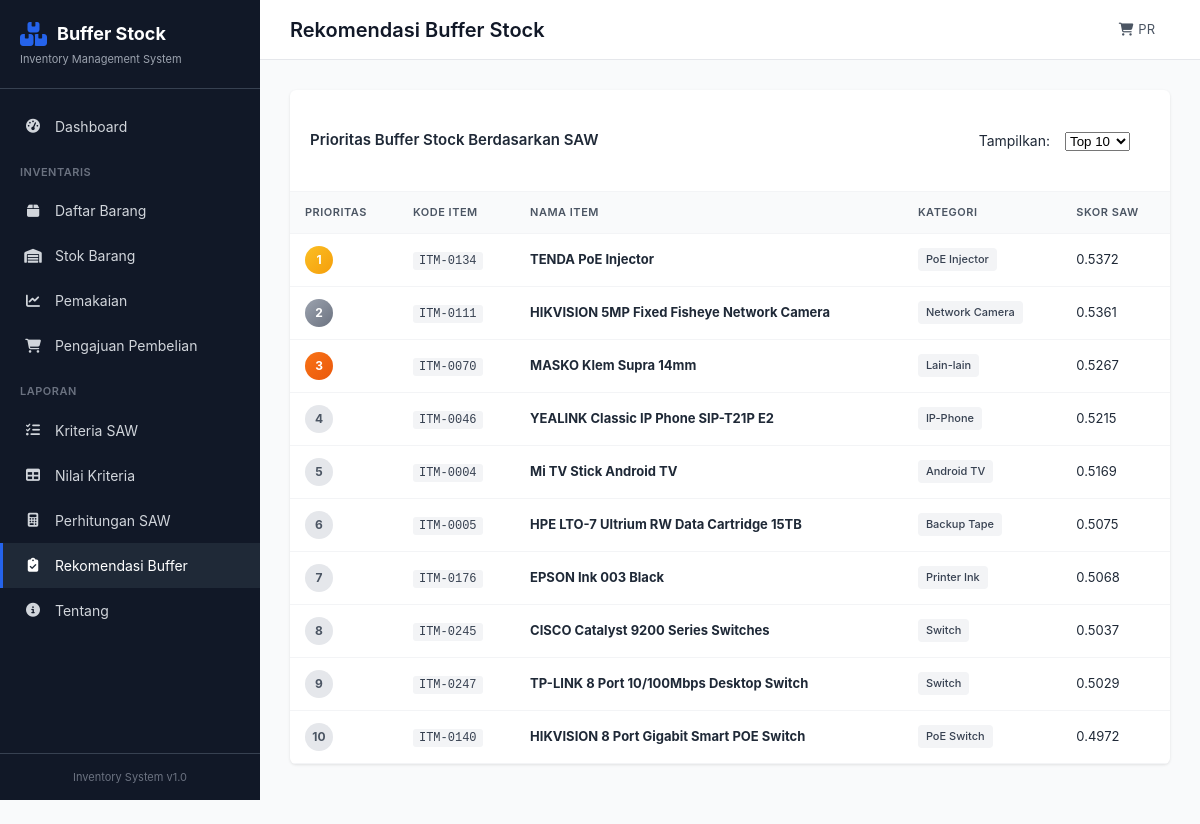
Page /calculation/recommendation on the committed database.
### app/models.py (models this page shows, shortened)
class Item(db.Model):
    __tablename__ = 'items'
    id = db.Column(db.Integer, primary_key=True)
    kode_item = db.Column(db.String(50), unique=True, nullable=False)
    nama_item = db.Column(db.String(200), nullable=False)
    kategori = db.Column(db.String(100), nullable=False)
    unit = db.Column(db.String(50), default='PCS')
    harga = db.Column(db.Float, default=0)
    supplier = db.Column(db.String(200))
    lokasi_rak = db.Column(db.String(50))
    created_at = db.Column(db.DateTime, default=datetime.utcnow)
    criteria_values = db.relationship('CriteriaValue', backref='item', lazy=True, cascade='all, delete-orphan')

### app/routes.py (the view)
@main_bp.route('/calculation/recommendation')
def buffer_recommendation():
    top_n = request.args.get('top', 10, type=int)
    calc = SAWCalculator()
    recommendations = calc.get_buffer_stock_recommendation(top_n)
    if not recommendations:
        flash('Tidak ada data untuk dianalisis.', 'error')
        return redirect(url_for('main.index'))
    return render_template('calculation/recommendation.html',
                          recommendations=recommendations,
                          top_n=top_n)

### app/saw_algorithm.py (called while the page is built)
    def get_data(self):
        self.alternatives = Item.query.all()
        self.criteria = Criteria.query.order_by(Criteria.id).all()
        if not self.alternatives or not self.criteria:
            return False
        return True

    def build_decision_matrix(self):
        n_alternatives = len(self.alternatives)
        n_criteria = len(self.criteria)
        self.decision_matrix = np.zeros((n_alternatives, n_criteria))
        for i, item in enumerate(self.alternatives):
            for j, criteria in enumerate(self.criteria):
                criteria_value = CriteriaValue.query.filter_by(
                    item_id=item.id,
                    criteria_id=criteria.id
                ).first()
                if criteria_value:
                    self.decision_matrix[i, j] = criteria_value.nilai
                else:
                    self.decision_matrix[i, j] = 0
        return self.decision_matrix

    def calculate_weighted_scores(self):
        n_alternatives, n_criteria = self.normalized_matrix.shape
        self.weighted_matrix = np.zeros((n_alternatives, n_criteria))
        for j in range(n_criteria):
            weight = self.criteria[j].bobot
            self.weighted_matrix[:, j] = self.normalized_matrix[:, j] * weight
        self.scores = np.sum(self.weighted_matrix, axis=1)
        return self.scores

    def rank_alternatives(self):
        rankings = []
        for i, item in enumerate(self.alternatives):
            rankings.append({
                'rank': 0,
                'item_id': item.id,
                'kode_item': item.kode_item,
                'nama_item': item.nama_item,
                'kategori': item.kategori,
                'lokasi_rak': item.lokasi_rak,
                'score': float(self.scores[i]),
                'original_values': self.decision_matrix[i].tolist(),
                'normalized_values': self.normalized_matrix[i].tolist(),
                'weighted_values': self.weighted_matrix[i].tolist()
            })
        rankings.sort(key=lambda x: x['score'], reverse=True)
        for i, r in enumerate(rankings):
            r['rank'] = i + 1
        return rankings

### app/templates/calculation/recommendation.html (shortened to what this page needs)
{% extends 'base.html' %}
{% block page_title %}Rekomendasi Buffer Stock{% endblock %}
{% block content %}
<div class="section">
    <div class="card">
        <div class="card-header">
            <h3>Prioritas Buffer Stock Berdasarkan SAW</h3>
            <form method="GET" class="form-inline">
                <label>Tampilkan:</label>
                <select name="top" onchange="this.form.submit()">
                    <option value="10" {% if top_n == 10 %}selected{% endif %}>Top 10</option>
                </select>
            </form>
        </div>
        <div class="table-responsive">
            <table class="data-table recommendation-table">
                <thead>
                    <tr>
                        <th>Prioritas</th>
                        <th>Kode Item</th>
                        <th>Nama Item</th>
                        <th>Kategori</th>
                        <th>Skor SAW</th>
                    </tr>
                </thead>
                <tbody>
                    {% for rec in recommendations %}
                    <tr>
                        <td>
                            <span class="rank-badge rank-{{ rec.rank if rec.rank <= 3 else 'other' }}">{{ rec.rank }}</span>
                        </td>
                        <td><code>{{ rec.kode_item }}</code></td>
                        <td><strong>{{ rec.nama_item }}</strong></td>
                        <td><span class="badge">{{ rec.kategori }}</span></td>
                        <td>{{ "%.4f"|format(rec.score) }}</td>
                    </tr>
                    {% endfor %}
                </tbody>
            </table>
        </div>
    </div>
</div>
{% endblock %}

### app/static/css/style.css (style rules this page uses)
:root { --primary: #2563eb; --primary-dark: #1d4ed8; --success: #16a34a; --danger: #dc2626; --warning: #ea580c; --info: #0891b2; --gray-50: #f9fafb; --gray-100: #f3f4f6; --gray-200: #e5e7eb; --gray-300: #d1d5db; --gray-400: #9ca3af; --gray-500: #6b7280; --gray-600: #4b5563; --gray-700: #374151; --gray-800: #1f2937; --gray-900: #111827; --sidebar-width: 260px; --header-height: 60px; --border-radius: 6px; --shadow: 0 1px 3px rgba(0,0,0,0.1); --shadow-md: 0 4px 6px rgba(0,0,0,0.1); }
* { margin: 0; padding: 0; box-sizing: border-box; }
body { font-family: -apple-system, BlinkMacSystemFont, 'Segoe UI', Roboto, 'Helvetica Neue', Arial, sans-serif; font-size: 14px; line-height: 1.5; color: var(--gray-800); background: var(--gray-50); }
.section { margin-bottom: 30px; }
.card { background: white; border-radius: var(--border-radius); box-shadow: var(--shadow); overflow: hidden; }
.card-header { padding: 20px; border-bottom: 1px solid var(--gray-100); display: flex; align-items: center; justify-content: space-between; gap: 15px; flex-wrap: wrap; }
.card-header h3 { font-size: 15px; font-weight: 600; }
.table-responsive { overflow-x: auto; }
.data-table { width: 100%; border-collapse: collapse; font-size: 13px; }
.data-table th, .data-table td { padding: 12px 15px; text-align: left; border-bottom: 1px solid var(--gray-100); }
.data-table th { background: var(--gray-50); font-weight: 600; color: var(--gray-600); text-transform: uppercase; font-size: 11px; letter-spacing: 0.5px; }
.badge { display: inline-block; padding: 3px 8px; background: var(--gray-100); color: var(--gray-700); border-radius: 4px; font-size: 11px; font-weight: 500; }
.form-inline { display: flex; align-items: flex-end; gap: 15px; padding: 20px; flex-wrap: wrap; }
.rank-badge { display: inline-flex; align-items: center; justify-content: center; width: 28px; height: 28px; border-radius: 50%; font-size: 12px; font-weight: 700; }
.rank-1 { background: linear-gradient(135deg, #fbbf24, #f59e0b); color: white; }
.rank-2 { background: linear-gradient(135deg, #9ca3af, #6b7280); color: white; }
.rank-3 { background: linear-gradient(135deg, #f97316, #ea580c); color: white; }
.rank-other { background: var(--gray-200); color: var(--gray-600); }
code { font-family: 'Courier New', monospace; font-size: 12px; background: var(--gray-100); padding: 2px 6px; border-radius: 3px; color: var(--gray-700); }

### rows in the picture
Item: rank "1", kode_item "ITM-0134", nama_item "TENDA PoE Injector", kategori "PoE Injector", score "0.5372"
Item: rank "2", kode_item "ITM-0111", nama_item "HIKVISION 5MP Fixed Fisheye Network Camera", kategori "Network Camera", score "0.5361"
Item: rank "3", kode_item "ITM-0070", nama_item "MASKO Klem Supra 14mm", kategori "Lain-lain", score "0.5267"
Item: rank "4", kode_item "ITM-0046", nama_item "YEALINK Classic IP Phone SIP-T21P E2", kategori "IP-Phone", score "0.5215"
Item: rank "5", kode_item "ITM-0004", nama_item "Mi TV Stick Android TV", kategori "Android TV", score "0.5169"
Item: rank "6", kode_item "ITM-0005", nama_item "HPE LTO-7 Ultrium RW Data Cartridge 15TB", kategori "Backup Tape", score "0.5075"
Item: rank "7", kode_item "ITM-0176", nama_item "EPSON Ink 003 Black", kategori "Printer Ink", score "0.5068"
Item: rank "8", kode_item "ITM-0245", nama_item "CISCO Catalyst 9200 Series Switches", kategori "Switch", score "0.5037"
Item: rank "9", kode_item "ITM-0247", nama_item "TP-LINK 8 Port 10/100Mbps Desktop Switch", kategori "Switch", score "0.5029"
Item: rank "10", kode_item "ITM-0140", nama_item "HIKVISION 8 Port Gigabit Smart POE Switch", kategori "PoE Switch", score "0.4972"
